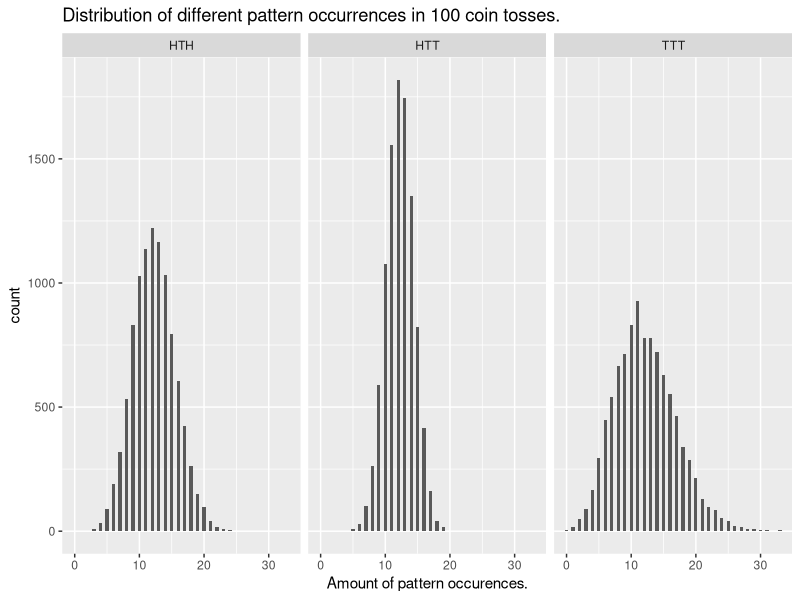
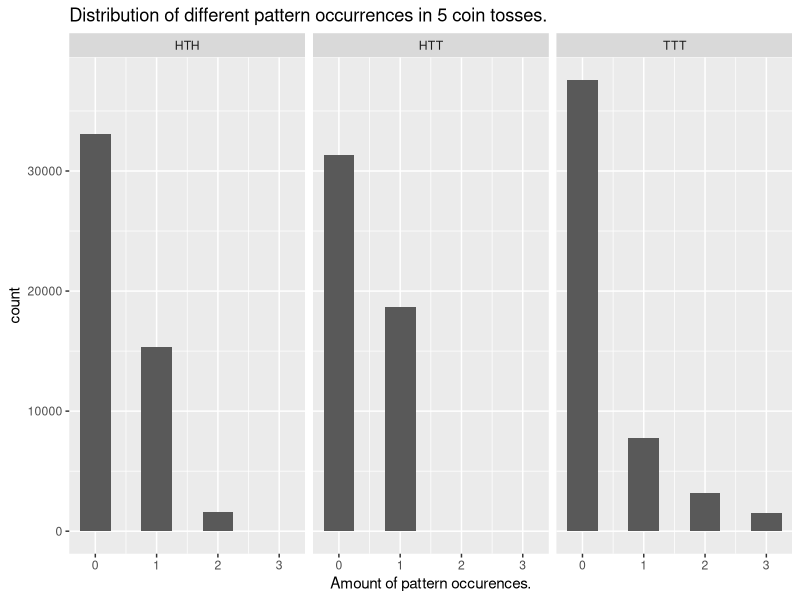

These figures' R source, in order:
## ---- chunk 1
set.seed(10)

fair_coin <- c('H','T')

seek <- function(seq) {
  # Flipping the coin three times
    result <- sample(x= fair_coin, size= 3,replace=TRUE)
  # Defining the minimum Number of flips (three)
    flips <- 3
  # Setting  issed to true so while loop iterates at least one time
    missed <- TRUE
  
    while (missed == TRUE) {
      # If all our elements in the vector are the same as the sequence we seek stop the loop
        if (all(seq == result)) {
            missed <- FALSE
        }
      # Recycle last two elements and flip again once (important)
        else {
            result <- c(result[2],result[3], sample(x= fair_coin, size= 1, replace= TRUE))
            flips <- flips + 1
        }
    }
    return(flips)
}
# Setting the number of flips of t experi
n <- 10000

experiment <- data.frame("HTH"=rep(NA,n),"HTT"=rep(NA,n))

HTH <- c('H','T','H')
HTT <- c('H','T','T')

for (i in 1:n) {
    experiment[i,] <- c(seek(HTH),seek(HTT))    
}
# Average number of flips
summary(experiment)
## ---- chunk 2
library(ggplot2)

count.pattern <- function(pattern,
                          n_flips = 100,
                          coins = rbinom(n_flips, 1, 0.5)) {
  hits = 0
  for (i in 1:(n_flips - 2)) {
    # TRUES are counted as 1 in R, this allows the following step
    if (sum(coins[i:(i + 2)] == pattern) == 3) {
      hits = 1 + hits
    }
  }
  hits
}
## ---- chunk 3

# Encoded 0 = H and 1 = T
HTH = c(0, 1, 0)
HTT = c(0, 1, 1)
TTT = c(1, 1, 1)

n_flips =  100

# Running the experiment 10000 times seeking HTH, HTT and TTT
results = data.frame(
  HTH = replicate(10000, count.pattern(HTH, n_flips)),
  HTT = replicate(10000, count.pattern(HTT, n_flips)),
  TTT = replicate(10000, count.pattern(TTT, n_flips))
)
summary(results)[4,]

## ---- chunk 4
ggplot(tidyr::pivot_longer(results,
                           c("HTH", "HTT", "TTT"),
                           names_to = "pattern",
                           values_to = "value"),
       aes(value)) +
  geom_histogram(binwidth = 0.5) +
  facet_wrap(vars(pattern)) +
  labs(x = paste("Amount of pattern occurences.")) +
  ggtitle(paste("Distribution of different pattern occurrences in", n_flips, "coin tosses."))

## ---- chunk 5
n_flips =  5

# Running the experiment 10000 times seeking HTH, HTT and TTT
results = data.frame(
  HTH = replicate(50000, count.pattern(HTH, n_flips)),
  HTT = replicate(50000, count.pattern(HTT, n_flips)),
  TTT = replicate(50000, count.pattern(TTT, n_flips))
)
print(summary(results)[4,])

ggplot(tidyr::pivot_longer(results,
                           c("HTH", "HTT", "TTT"),
                           names_to = "pattern",
                           values_to = "value"),
       aes(value)) +
  geom_histogram(binwidth = 0.5) +
  facet_wrap(vars(pattern)) +
  labs(x = paste("Amount of pattern occurences.")) +
  ggtitle(paste("Distribution of different pattern occurrences in", n_flips, "coin tosses."))
